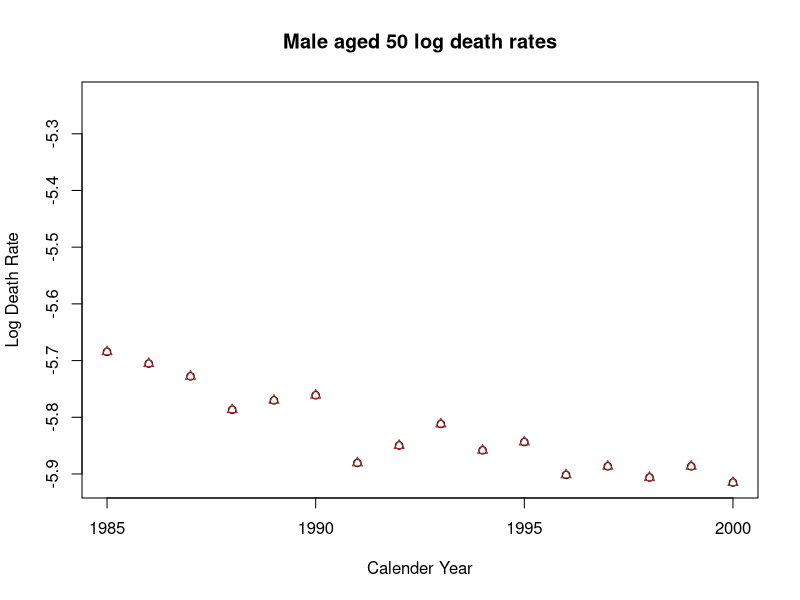
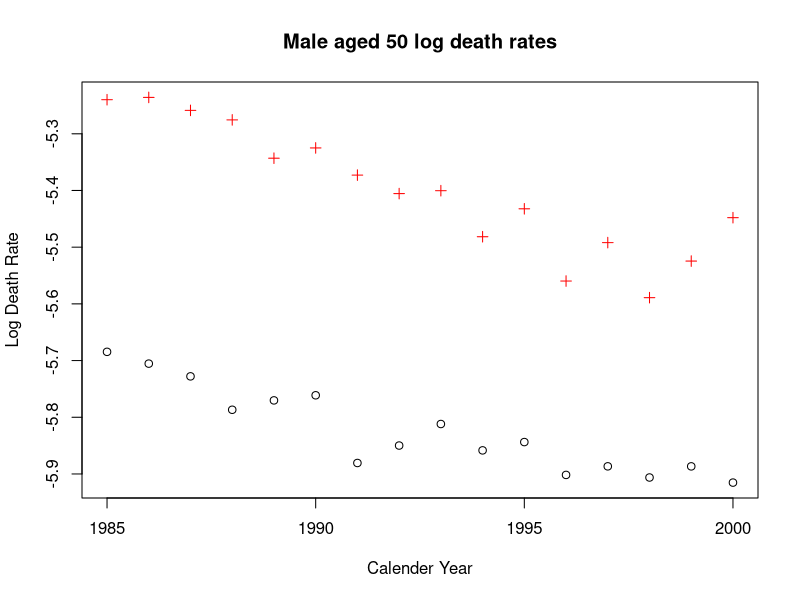

Source code (R) for these figures, in order:
data_mortality =  read.csv("data_mortality.csv",header=T)

# (a) Calculate death rates on the log scale, logRate, and append it to the dataset.
data_mortality$logDeath <- log(data_mortality$Deaths/data_mortality$Exposure)


# Compare death rates of males and females aged 50 using graphic. Comments

male_deaths =  data_mortality[data_mortality$Gender == "M" & data_mortality$Age == 50,]

female_deaths =  data_mortality[data_mortality$Gender == "F" & data_mortality$Age == 50,]

# par(mfrow=c(1,2))
plot(female_deaths$Year,female_deaths$logDeath,xlab="Calender Year",
     main = "Male aged 50 log death rates",ylab ="Log Death Rate",
     ylim=c(min(male_deaths$logDeath,female_deaths$logDeath),max(male_deaths$logDeath,female_deaths$logDeath) ))
points(female_deaths$Year,female_deaths$logDeath,col="brown",pch=2)

plot(female_deaths$Year,female_deaths$logDeath,xlab="Calender Year",
     main = "Male aged 50 log death rates",ylab ="Log Death Rate",
     ylim=c(min(male_deaths$logDeath,female_deaths$logDeath),max(male_deaths$logDeath,female_deaths$logDeath) ))
points(male_deaths$Year,male_deaths$logDeath,col="red",pch=3)





# Building the GLM

model1 <-  glm(cbind(Deaths,Exposure - Deaths) ~ Age + Year, data = data_mortality, family=binomial)

summary(model1)


# Build a GLM to explain mortality rate in terms of Age,
# Calendar year, and Gender, assuming binomial distribution
# about death counts. Interpret the coefficients of your model.

